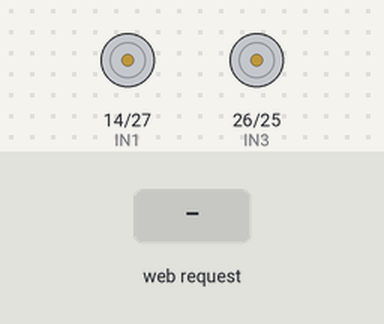
Recording of a sketch running on a simulated ESP32. Shown: motor-driver pin pairs drawn as motors (green arrow = first pin HIGH = forward, orange = second pin HIGH = backward, longer = more drive, scaled by the enable pin). Inputs (shaded band) come from the test bench. What the sketch prints to the serial monitor is not drawn.

Above: at 1.2 s.
1.3 s: HTTP request GET /forward received
At 2.3 s:
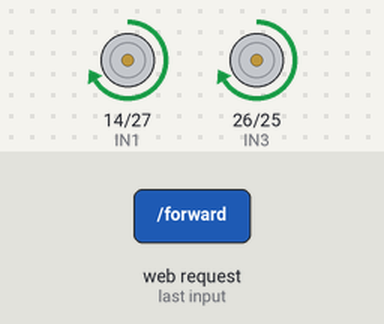
2.8 s: HTTP request GET /backward received
At 3.4 s:
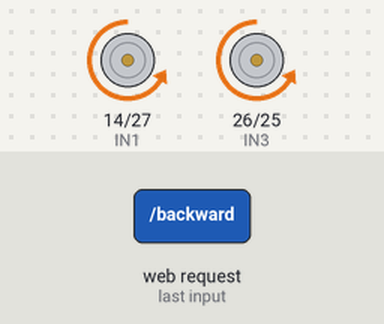
4.3 s: HTTP request GET /left received
At 5.5 s:
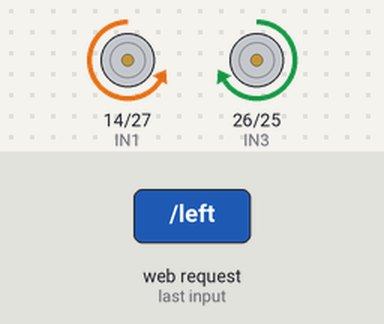
5.8 s: HTTP request GET /right received
At 6.9 s:
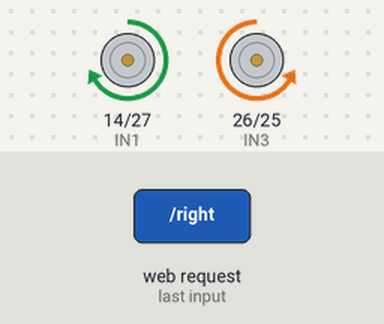
7.3 s: HTTP request GET /stop received
At 8.0 s:
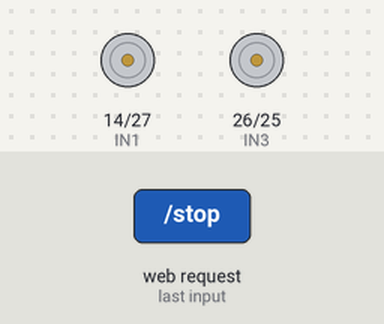
8.8 s: HTTP request GET /forward?value=1 received
At 9.2 s:
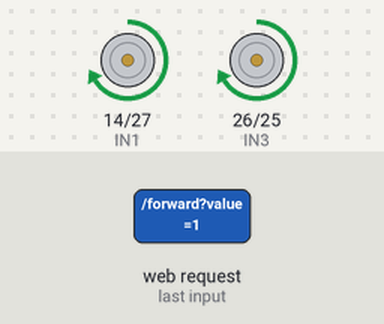
Timing chart, 0 to 11.3 s (numbered marks = the images above; inputs shaded):
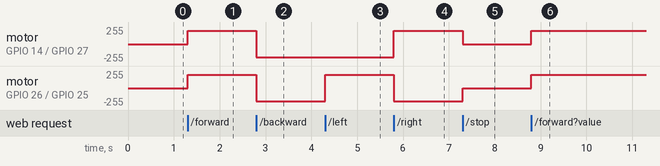

Measured:
- after the input at 1.3 s, motor on GPIO 14 (IN1) / GPIO 27 (IN2), motor on GPIO 26 (IN3) / GPIO 25 (IN4): stopped → forward 200/255 at once
- after the input at 2.8 s, motor on GPIO 14 (IN1) / GPIO 27 (IN2), motor on GPIO 26 (IN3) / GPIO 25 (IN4): forward 200/255 → backward 200/255 at once
- after the input at 4.3 s, motor on GPIO 26 (IN3) / GPIO 25 (IN4): backward 200/255 → forward 200/255 at once
- after the input at 5.8 s, motor on GPIO 14 (IN1) / GPIO 27 (IN2): backward 200/255 → forward 200/255 at once; motor on GPIO 26 (IN3) / GPIO 25 (IN4): forward 200/255 → backward 200/255 at once
- after the input at 7.3 s, motor on GPIO 14 (IN1) / GPIO 27 (IN2): forward 200/255 → stopped at once; motor on GPIO 26 (IN3) / GPIO 25 (IN4): backward 200/255 → stopped at once
- after the input at 8.8 s, motor on GPIO 14 (IN1) / GPIO 27 (IN2), motor on GPIO 26 (IN3) / GPIO 25 (IN4): stopped → forward 200/255 at once

The sketch:

ESP32_RC_Car_Code.ino
```cpp
/*
  Project: ESP32 WiFi Controlled RC Car (with Speed Control)
  Author : [Your Name]
  Motor Driver: L298N
  Control: WiFi (Access Point) + Web Page (mobile browser)

  NOTE: Uses analogWrite() for PWM speed control (not ledcSetup/ledcAttachPin),
  so it compiles correctly on both older and newer ESP32 Arduino core versions.

  ----------------------------------------------------------
  WIRING
  ----------------------------------------------------------
  Driver IN1 -> ESP32 GPIO 14
  Driver IN2 -> ESP32 GPIO 27
  Driver IN3 -> ESP32 GPIO 26
  Driver IN4 -> ESP32 GPIO 25
  Driver ENA -> ESP32 GPIO 32 (PWM - Motor A speed)
  Driver ENB -> ESP32 GPIO 33 (PWM - Motor B speed)
  Driver GND -> ESP32 GND (common ground is required)

  OUT1, OUT2 -> Motor A (both wires)
  OUT3, OUT4 -> Motor B (both wires)
  Battery (+) -> Driver +12V pin
  Battery (-) -> Driver GND pin

  ----------------------------------------------------------
  HOW TO USE
  ----------------------------------------------------------
  1. Upload this code to the ESP32 using Arduino IDE.
  2. On your phone, connect to WiFi network: "ESP32_RC_Car" (password: 12345678)
  3. Open a browser and go to: 192.168.4.1
  4. Use the on-screen buttons to control direction and the slider for speed.
*/

#include <WiFi.h>
#include <WebServer.h>

// ---------- WiFi Access Point settings ----------
const char* ssid = "ESP32_RC_Car";
const char* password = "12345678";

WebServer server(80);

// ---------- Motor direction pins ----------
#define IN1 14
#define IN2 27
#define IN3 26
#define IN4 25

// ---------- Motor speed (PWM) pins ----------
#define ENA 32
#define ENB 33

int carSpeed = 200;   // Default speed (0-255), changeable from phone

// ---------- Motor control functions ----------
void setSpeed(int speedValue) {
  carSpeed = constrain(speedValue, 0, 255);
  analogWrite(ENA, carSpeed);
  analogWrite(ENB, carSpeed);
}

void stopCar() {
  digitalWrite(IN1, LOW);
  digitalWrite(IN2, LOW);
  digitalWrite(IN3, LOW);
  digitalWrite(IN4, LOW);
}

void moveForward() {
  digitalWrite(IN1, HIGH);
  digitalWrite(IN2, LOW);
  digitalWrite(IN3, HIGH);
  digitalWrite(IN4, LOW);
}

void moveBackward() {
  digitalWrite(IN1, LOW);
  digitalWrite(IN2, HIGH);
  digitalWrite(IN3, LOW);
  digitalWrite(IN4, HIGH);
}

void turnLeft() {
  digitalWrite(IN1, LOW);
  digitalWrite(IN2, HIGH);
  digitalWrite(IN3, HIGH);
  digitalWrite(IN4, LOW);
}

void turnRight() {
  digitalWrite(IN1, HIGH);
  digitalWrite(IN2, LOW);
  digitalWrite(IN3, LOW);
  digitalWrite(IN4, HIGH);
}

// ---------- Web page (HTML shown on phone) ----------
String htmlPage() {
  String page = "<!DOCTYPE html><html><head><title>ESP32 RC Car</title>";
  page += "<meta name='viewport' content='width=device-width, initial-scale=1'>";
  page += "<style>";
  page += "body{text-align:center;font-family:Arial;background:#111;color:#fff;}";
  page += "h1{color:#0f0;}";
  page += "button{width:90px;height:90px;font-size:18px;margin:6px;border-radius:12px;border:none;background:#0f0;color:#000;font-weight:bold;}";
  page += "button:active{background:#0a0;}";
  page += ".row{display:flex;justify-content:center;}";
  page += ".speedBox{margin-top:25px;}";
  page += "input[type=range]{width:80%;}";
  page += "</style></head><body>";
  page += "<h1>ESP32 RC Car</h1>";

  page += "<div class='row'><button ontouchstart=\"fetch('/forward')\" ontouchend=\"fetch('/stop')\" onmousedown=\"fetch('/forward')\" onmouseup=\"fetch('/stop')\">Forward</button></div>";
  page += "<div class='row'>";
  page += "<button ontouchstart=\"fetch('/left')\" ontouchend=\"fetch('/stop')\" onmousedown=\"fetch('/left')\" onmouseup=\"fetch('/stop')\">Left</button>";
  page += "<button onclick=\"fetch('/stop')\">Stop</button>";
  page += "<button ontouchstart=\"fetch('/right')\" ontouchend=\"fetch('/stop')\" onmousedown=\"fetch('/right')\" onmouseup=\"fetch('/stop')\">Right</button>";
  page += "</div>";
  page += "<div class='row'><button ontouchstart=\"fetch('/backward')\" ontouchend=\"fetch('/stop')\" onmousedown=\"fetch('/backward')\" onmouseup=\"fetch('/stop')\">Backward</button></div>";

  page += "<div class='speedBox'>";
  page += "<p>Speed: <span id='speedVal'>200</span></p>";
  page += "<input type='range' min='0' max='255' value='200' id='speedSlider' ";
  page += "oninput=\"document.getElementById('speedVal').innerText=this.value; fetch('/speed?value='+this.value)\">";
  page += "</div>";

  page += "</body></html>";
  return page;
}

// ---------- Web server route handlers ----------
void handleRoot()     { server.send(200, "text/html", htmlPage()); }
void handleForward()  { moveForward();  server.send(200, "text/plain", "Forward");  }
void handleBackward() { moveBackward(); server.send(200, "text/plain", "Backward"); }
void handleLeft()     { turnLeft();     server.send(200, "text/plain", "Left");     }
void handleRight()    { turnRight();    server.send(200, "text/plain", "Right");    }
void handleStop()     { stopCar();      server.send(200, "text/plain", "Stop");     }

void handleSpeed() {
  if (server.hasArg("value")) {
    int val = server.arg("value").toInt();
    setSpeed(val);
    server.send(200, "text/plain", "Speed set to " + String(val));
  } else {
    server.send(400, "text/plain", "Missing value");
  }
}

void setup() {
  Serial.begin(115200);

  pinMode(IN1, OUTPUT);
  pinMode(IN2, OUTPUT);
  pinMode(IN3, OUTPUT);
  pinMode(IN4, OUTPUT);
  pinMode(ENA, OUTPUT);
  pinMode(ENB, OUTPUT);

  setSpeed(carSpeed);   // Set default speed
  stopCar();

  // Start WiFi Access Point
  WiFi.softAP(ssid, password);
  WiFi.setSleep(false);   // Disable power-save mode for a more stable connection
  Serial.println("WiFi AP Started");
  Serial.print("Connect to WiFi: ");
  Serial.println(ssid);
  Serial.print("Open browser at: ");
  Serial.println(WiFi.softAPIP());

  // Web server routes
  server.on("/", handleRoot);
  server.on("/forward", handleForward);
  server.on("/backward", handleBackward);
  server.on("/left", handleLeft);
  server.on("/right", handleRight);
  server.on("/stop", handleStop);
  server.on("/speed", handleSpeed);

  server.begin();
}

void loop() {
  server.handleClient();
}
```
